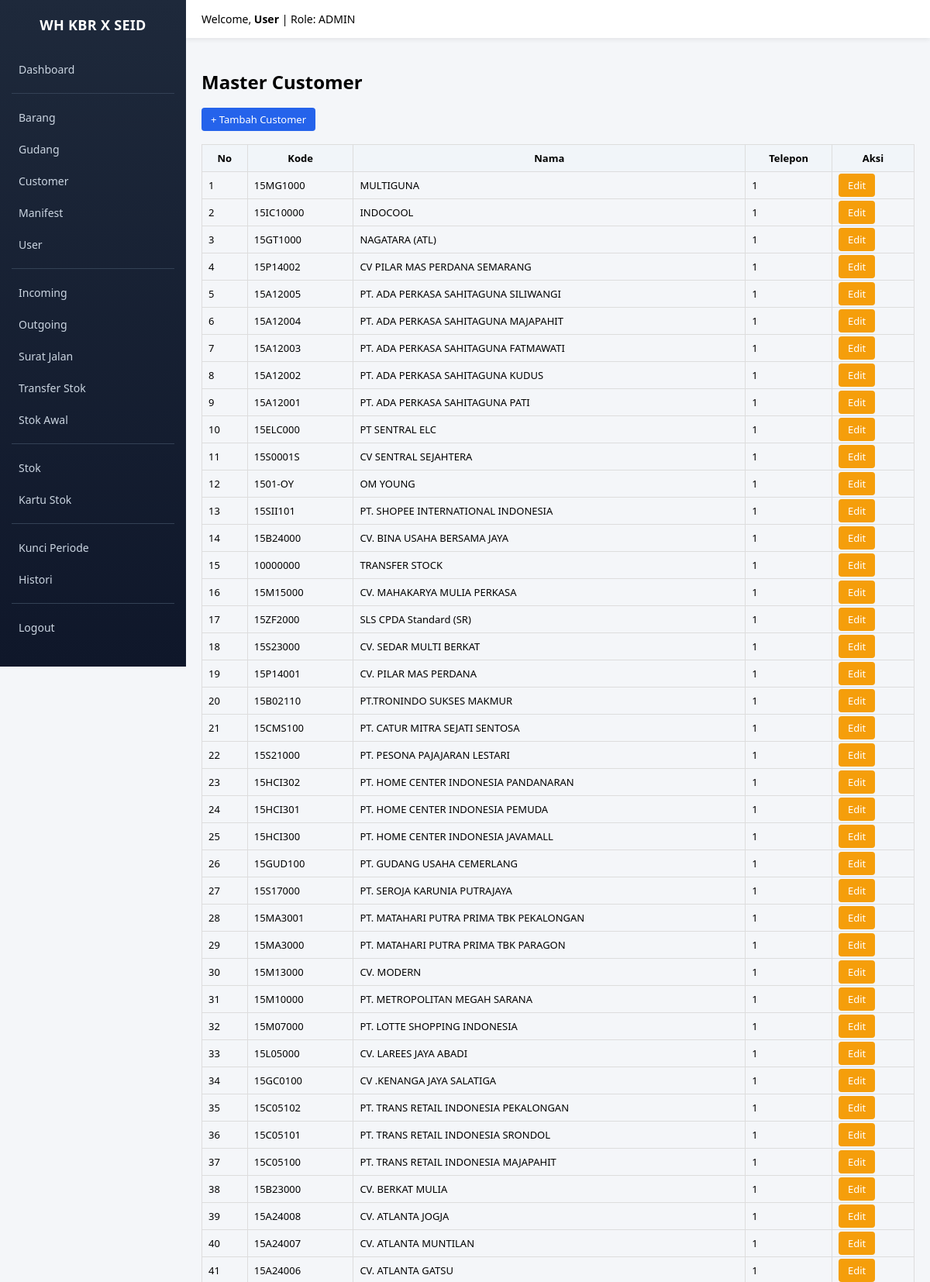
Page /index.php?module=customers&action=index (signed in, upper part) on the committed database.
### tables this page shows
CREATE TABLE `customers` (
  `id` int NOT NULL,
  `customer_code` varchar(50) DEFAULT NULL,
  `customer_name` varchar(150) DEFAULT NULL,
  `address` text,
  `phone` varchar(50) DEFAULT NULL,
  `is_active` tinyint(1) DEFAULT '1',
  `created_at` timestamp NOT NULL DEFAULT CURRENT_TIMESTAMP,
  `deleted_at` datetime DEFAULT NULL
);

### modules/customers/index.php (the view, shortened to what this page needs)
<?php
global $conn;
require BASE_PATH."/modules/layout/sidebar.php";
$data = mysqli_query($conn,"SELECT * FROM customers WHERE is_active=1 ORDER BY id DESC");
?>
<h2>Master Customer</h2>
<a class="btn btn-primary" href="index.php?module=customers&action=create">
+ Tambah Customer
</a>
<br><br>
<table>
<tr>
<th>No</th>
<th>Kode</th>
<th>Nama</th>
<th>Telepon</th>
<th>Aksi</th>
</tr>
<?php $no=1; while($row=mysqli_fetch_assoc($data)){ ?>
<tr>
<td><?= $no++; ?></td>
<td><?= $row['customer_code']; ?></td>
<td><?= $row['customer_name']; ?></td>
<td><?= $row['phone']; ?></td>
<td>
<a class="btn btn-warning"
href="index.php?module=customers&action=edit&id=<?= $row['id']; ?>">
Edit
</a>
</td>
</tr>
<?php } ?>
</table>
</div></body></html>

### modules/layout/sidebar.php (style rules this page uses)
body { margin:0; font-family:Segoe UI, Tahoma, sans-serif; background:#f4f6f9; }
.btn { padding:6px 12px; border:none; border-radius:4px; cursor:pointer; text-decoration:none; font-size:13px; }
.btn-primary { background:#2563eb;color:white; }
.btn-warning { background:#f59e0b;color:white; }
table { width:100%; border-collapse:collapse; }
table th,table td { border:1px solid #ddd; padding:8px; font-size:13px; }
table th { background:#f1f5f9; }

### rows in the picture
customers: customer_code "15MG1000", customer_name "MULTIGUNA", phone "1"
customers: customer_code "15IC10000", customer_name "INDOCOOL", phone "1"
customers: customer_code "15GT1000", customer_name "NAGATARA (ATL)", phone "1"
customers: customer_code "15P14002", customer_name "CV PILAR MAS PERDANA SEMARANG", phone "1"
customers: customer_code "15A12005", customer_name "PT. ADA PERKASA SAHITAGUNA SILIWANGI", phone "1"
customers: customer_code "15A12004", customer_name "PT. ADA PERKASA SAHITAGUNA MAJAPAHIT", phone "1"
customers: customer_code "15A12003", customer_name "PT. ADA PERKASA SAHITAGUNA FATMAWATI", phone "1"
customers: customer_code "15A12002", customer_name "PT. ADA PERKASA SAHITAGUNA KUDUS", phone "1"
customers: customer_code "15A12001", customer_name "PT. ADA PERKASA SAHITAGUNA PATI", phone "1"
customers: customer_code "15ELC000", customer_name "PT SENTRAL ELC", phone "1"
customers: customer_code "15S0001S", customer_name "CV SENTRAL SEJAHTERA", phone "1"
customers: customer_code "1501-OY", customer_name "OM YOUNG", phone "1"
customers: customer_code "15SII101", customer_name "PT. SHOPEE INTERNATIONAL INDONESIA", phone "1"
customers: customer_code "15B24000", customer_name "CV. BINA USAHA BERSAMA JAYA", phone "1"
customers: customer_code "10000000", customer_name "TRANSFER STOCK", phone "1"
customers: customer_code "15M15000", customer_name "CV. MAHAKARYA MULIA PERKASA", phone "1"
customers: customer_code "15ZF2000", customer_name "SLS CPDA Standard (SR)", phone "1"
customers: customer_code "15S23000", customer_name "CV. SEDAR MULTI BERKAT", phone "1"
customers: customer_code "15P14001", customer_name "CV. PILAR MAS PERDANA", phone "1"
customers: customer_code "15B02110", customer_name "PT.TRONINDO SUKSES MAKMUR", phone "1"
customers: customer_code "15CMS100", customer_name "PT. CATUR MITRA SEJATI SENTOSA", phone "1"
customers: customer_code "15S21000", customer_name "PT. PESONA PAJAJARAN LESTARI", phone "1"
customers: customer_code "15HCI302", customer_name "PT. HOME CENTER INDONESIA PANDANARAN", phone "1"
customers: customer_code "15HCI301", customer_name "PT. HOME CENTER INDONESIA PEMUDA", phone "1"
customers: customer_code "15HCI300", customer_name "PT. HOME CENTER INDONESIA JAVAMALL", phone "1"
customers: customer_code "15GUD100", customer_name "PT. GUDANG USAHA CEMERLANG", phone "1"
customers: customer_code "15S17000", customer_name "PT. SEROJA KARUNIA PUTRAJAYA", phone "1"
customers: customer_code "15MA3001", customer_name "PT. MATAHARI PUTRA PRIMA TBK PEKALONGAN", phone "1"
customers: customer_code "15MA3000", customer_name "PT. MATAHARI PUTRA PRIMA TBK PARAGON", phone "1"
customers: customer_code "15M13000", customer_name "CV. MODERN", phone "1"
customers: customer_code "15M10000", customer_name "PT. METROPOLITAN MEGAH SARANA", phone "1"
customers: customer_code "15M07000", customer_name "PT. LOTTE SHOPPING INDONESIA", phone "1"
customers: customer_code "15L05000", customer_name "CV. LAREES JAYA ABADI", phone "1"
customers: customer_code "15GC0100", customer_name "CV .KENANGA JAYA SALATIGA", phone "1"
customers: customer_code "15C05102", customer_name "PT. TRANS RETAIL INDONESIA PEKALONGAN", phone "1"
customers: customer_code "15C05101", customer_name "PT. TRANS RETAIL INDONESIA SRONDOL", phone "1"
customers: customer_code "15C05100", customer_name "PT. TRANS RETAIL INDONESIA MAJAPAHIT", phone "1"
customers: customer_code "15B23000", customer_name "CV. BERKAT MULIA", phone "1"
customers: customer_code "15A24008", customer_name "CV. ATLANTA JOGJA", phone "1"
customers: customer_code "15A24007", customer_name "CV. ATLANTA MUNTILAN", phone "1"
customers: customer_code "15A24006", customer_name "CV. ATLANTA GATSU", phone "1"

### other values in the picture
$user "User"
$role "ADMIN"
